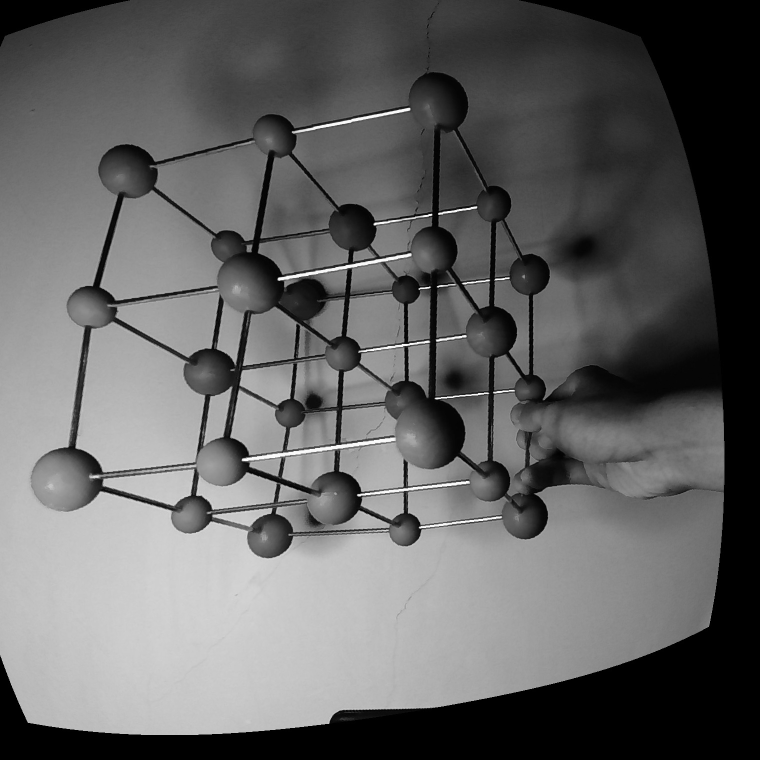
#> input picture Hamster/Week 13/LEFT_1.jpg, 1520 x 1520 px, found by its file name (shown at 1/2 size)
$ python span.py
#> lines starting #> are read from the running program, lines starting #| are printed output that depends on the picture; after the words box and inside, x2 and y2 are one past the last pixel; in counts of white or black regions, pixels touching at a corner belong together
import cv2
import queue
import numpy as np
import matplotlib.pyplot as plt

dx=[1,0,-1,0];dy=[0,1,0,-1]
def if_orange(c,c1):
    if (int(c1[2]<170)): return False
    if (int(c1[0]>=50)): return False
    diff=abs(int(c[2])-int(c1[2]))#+abs(int(c[0])-int(c1[0]))#+abs(int(c[2])-int(c1[2]))
    thereshold=8
    return (diff<=thereshold)

img=cv2.imread("Left_1.jpg")
#> img is the input picture: shape (1520, 1520, 3); min 0, max 255, mean 99
img_mark=cv2.imread("Left_1.jpg")
img_exist=np.zeros((1520,1520),dtype=bool)
x0=553 ; y0=610

pt_list=queue.Queue(-1)
pt_list.put([x0,y0])
img_exist[x0,y0]=True
img_mark=cv2.circle(img_mark,(y0,x0),1,(0,255,0),1)
#> img_mark: shape (1520, 1520, 3); under 0.01% of pixels changed, all inside (x1, y1, x2, y2) = (609, 552, 612, 555)
mean_color=np.zeros(3,dtype=np.uint64)
count_mean_color=0
outfile=open("test.txt",'w')
while (not pt_list.empty()):
    [x,y]=pt_list.get()
    c=img[x][y]
    for i in range(0,4):
        x1=x+dx[i];y1=y+dy[i]
        if (x1>=1520 | y1>=1520 | x1<0 | y1<0): continue
        c1=img[x1][y1]
        if (img_exist[x1][y1]==False) & (if_orange(c,c1)):
            pt_list.put([x1,y1])
            img_exist[x1][y1]=True
            img_mark=cv2.circle(img_mark,(y1,x1),1,(0,255,0),1)
            mean_color[0]+=c[0];mean_color[1]+=c[1];mean_color[2]+=c[2];count_mean_color+=1
            outfile.write(str(x1)+"   "+str(y1)+"\n")
#> this loop made 1 pass
#> c on pass 1: [71, 71, 71]
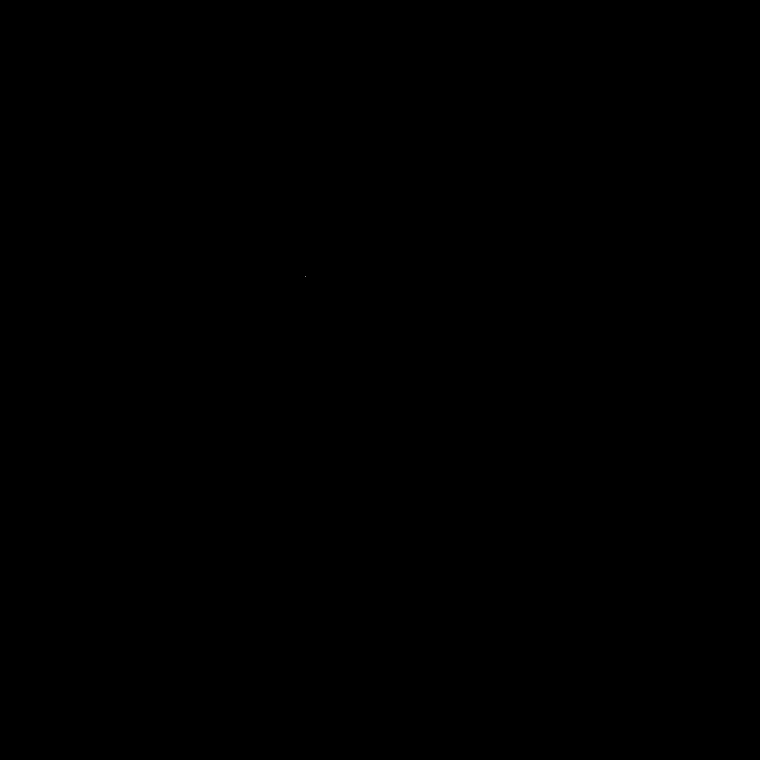
#> img_exist: shape (1520, 1520) bool (shown at 1/2 size); 0% white in thin lines or dots, all inside (x1, y1, x2, y2) = (610, 553, 611, 554)
#> after the loop, count_mean_color = 0; mean_color = [0, 0, 0]
outfile.close()
#> (the run stopped early here; a loop or call above may not have finished)
